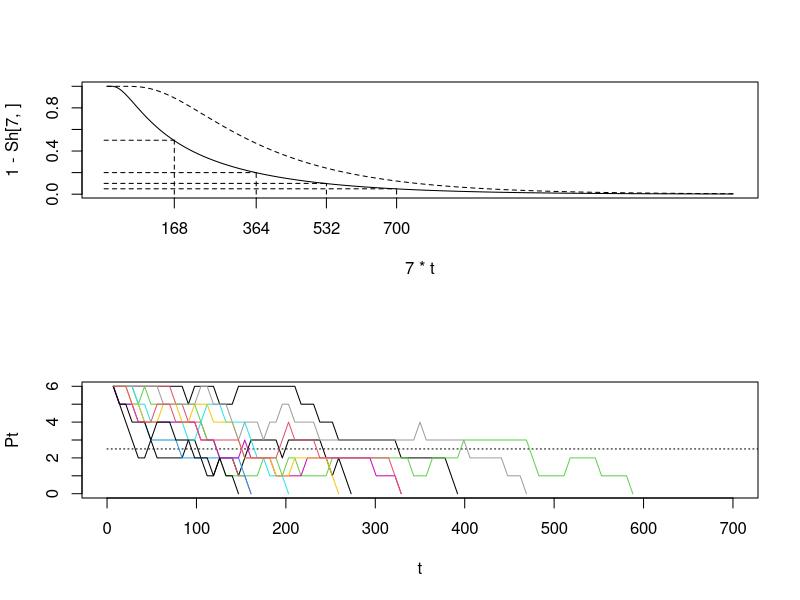

Here is the R script that generated this plot:


now = 0
newInfections = rep(0,5)
oldInfections = rep(0,6)

updateOld6 = function(S){
  rmultinom(1, S[1], P6t[,1]) + 
  rmultinom(1, S[2], P6t[,2]) + 
  rmultinom(1, S[3], P6t[,3]) + 
  rmultinom(1, S[4], P6t[,4]) + 
  rmultinom(1, S[5], P6t[,5]) + 
  rmultinom(1, S[6], P6t[,6])
}

qq = 4/5
pp = 1/10
Pt = t(matrix(
  c(
    c(qq,   pp,           0,          0, 0),
    c(1-qq, (1-pp)*qq,    pp,         0, 0), 
    c(0,    (1-pp)*(1-qq), (1-pp)*qq, pp, 0),
    c(0,    0,  (1-pp)*(1-qq), (1-pp)*qq,0),
    c(0,    0,  0, (1-pp)*(1-qq), 1)
  )
,5,5))

P6t = Pt[1:4, 1:3]
P6t = rbind(P6t, 0)
P6t = rbind(P6t, 0)
P6t = rbind(P6t, 0)
P6t = cbind(P6t, c(0,P6t[-7,3]))
P6t = cbind(P6t, c(0,P6t[-7,4]))
P6t = cbind(P6t, c(0,P6t[-7,5]))
P6t = cbind(P6t, c(0,0,0,0,0,0,1))

S = matrix(c(1,0,0,0,0,0,0), 7, 1)
Sh = S


plotsh = function(Sh){
 mxx = function(x){which.max(x*10^(6:0))}
 Pt = 7-apply(Sh, 2, mxx)
 Pt = c(Pt[which(Pt>0)],0)
 t = 7*(1:length(Pt))
 plot(t, Pt, type = "l")
 segments(0,2.5, max(t)*7, 2.5) 
 Pt
}

linesh = function(Sh){
  mxx = function(x){which.max(x*10^(6:0))}
  Pt = 7-apply(Sh, 2, mxx)
  Pt = c(Pt[which(Pt>0)],0)
  t = 7*(1:length(Pt))
  lines(t, Pt, type = "l")
  segments(0,2.5, max(t)*7, 2.5) 
  Pt
}

meanInfection = function(S, plotit=TRUE){
  Sh=S
  while(sum(S[-7]>.001)){
    S=P6t%*%S
    Sh=cbind(Sh,S)
  }
  t=1:dim(Sh)[2]
  plot(7*t, 1-Sh[7,], type = "l", lty=2, xaxt="n")
  patent = colSums(Sh[1:3,])
  lines(7*t, patent)
  ix = min(which(patent<0.5))
  segments(0, 0.5, 7*t[ix], 0.5, lty =2)
  segments(7*t[ix], 0, 7*t[ix], 0.5, lty=2)
  axis(1, 7*t[ix], 7*t[ix])

  vv = 0.2
  ix = min(which(patent<vv))
  segments(0, vv, 7*t[ix], vv, lty =2)
  segments(7*t[ix], 0, 7*t[ix], vv, lty=2)
  axis(1, 7*t[ix], 7*t[ix])
  
  vv = 0.1
  ix = min(which(patent<vv))
  segments(0, vv, 7*t[ix], vv, lty =2)
  segments(7*t[ix], 0, 7*t[ix], vv, lty=2)
  axis(1, 7*t[ix], 7*t[ix])
  
  vv = 0.05
  ix = min(which(patent<vv))
  segments(0, vv, 7*t[ix], vv, lty =2)
  segments(7*t[ix], 0, 7*t[ix], vv, lty=2)
  axis(1, 7*t[ix], 7*t[ix])
  
}

oneInfection = function(S, plotit="plot",i=0){
  Sh=S
  while(sum(S[-7])>0){
    S = updateOld6(S)
    Sh = cbind(Sh, S)
  }

  mxx = function(x){which.max(x*10^(6:0))}
  Pt = 7-apply(Sh, 2, mxx)
  if(plotit=="plot") plotsh(Pt)
  if(plotit=="lines") linesh(Pt,i)
  Pt 
} 

plotsh = function(Pt){
  t = 7*(1:length(Pt))
  plot(t, Pt, type = "l", xlim = c(0,700))
  segments(0,2.5, max(t)*7, 2.5, lty=3) 
}

linesh = function(Pt,i=0){
  t = 7*(1:length(Pt))
  lines(t, Pt, type = "l", xlim = c(0, 700), col = i)
}

par(mfrow = c(2,1))

meanInfection(S)

Pt=oneInfection(S, "plot")
for(i in 1:10)
  oneInfection(S, "lines", i)